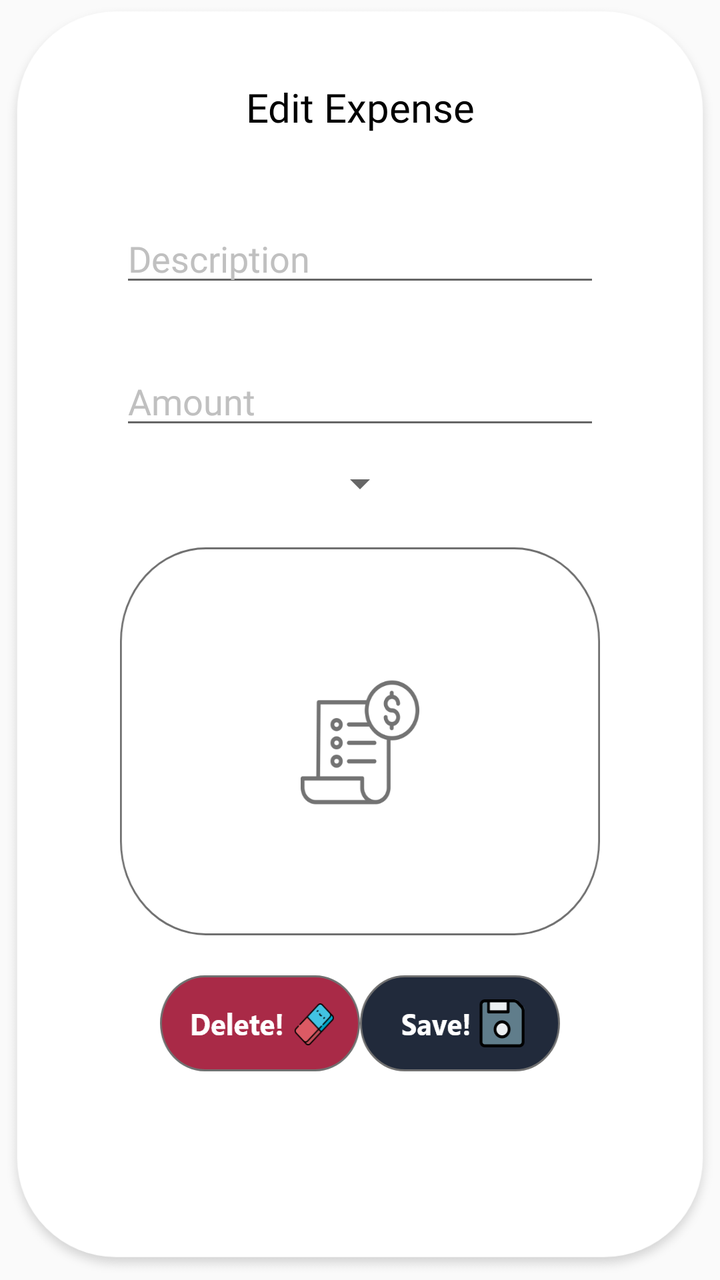
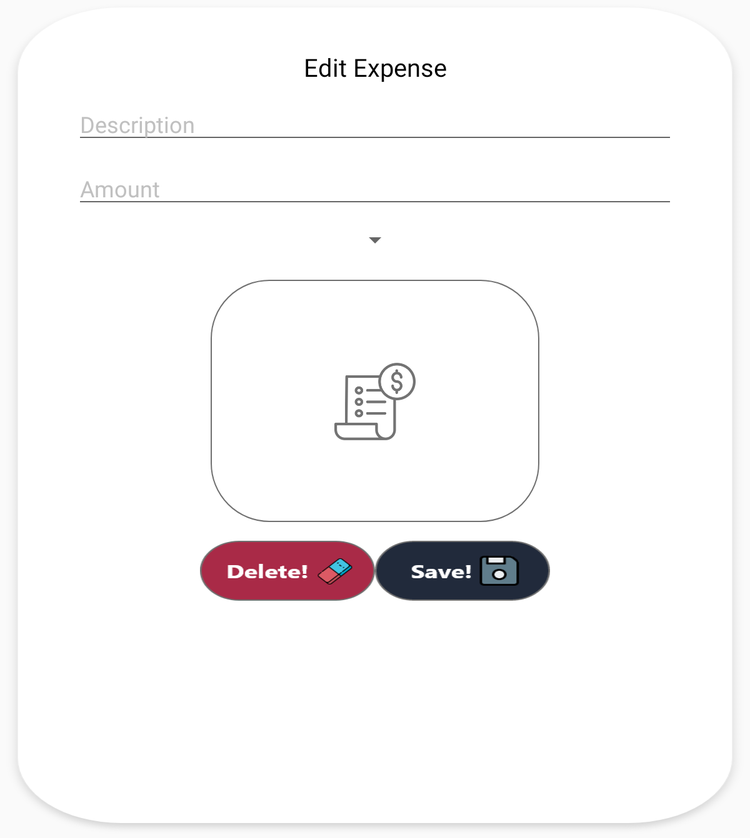

Two renders of one Android screen. The first uses the default layout on a phone; the second uses the alternative layout the repository ships for a different screen configuration, on a matching device. The two XML files are below.
<!-- AndroidManifest.xml: application theme AppTheme -->
<!-- res/layout/expense_edit_sheet.xml -->
<?xml version="1.0" encoding="utf-8"?>
<LinearLayout xmlns:android="http://schemas.android.com/apk/res/android"
    android:id="@+id/expense_edit_Sheet"
    android:layout_width="match_parent"
    android:layout_height="wrap_content"
    android:background="@drawable/expense_sheet"
    android:orientation="vertical">

    <TextView
        android:id="@+id/edit_expense"
        android:layout_width="match_parent"
        android:layout_height="match_parent"
        android:fontFamily="@font/segoe_ui_bold"
        android:paddingTop="40dp"
        android:gravity="center"
        android:text="@string/edit_expense"
        android:textColor="#000"
        android:textSize="20sp" />

    <EditText
        android:id="@+id/editDescription"
        android:layout_width="match_parent"
        android:layout_height="wrap_content"
        android:layout_marginTop="40dp"
        android:layout_marginRight="@dimen/marginsLR"
        android:layout_marginLeft="@dimen/marginsLR"
        android:hint="@string/description"
        android:textColorHint="#C0C0C0"
        android:ems="10"
        android:fontFamily="@font/segoe_ui"
        android:inputType="text"/>

    <EditText
        android:id="@+id/editAmount"
        android:layout_width="match_parent"
        android:layout_height="wrap_content"
        android:layout_marginTop="30dp"
        android:layout_marginRight="@dimen/marginsLR"
        android:layout_marginLeft="@dimen/marginsLR"
        android:hint="@string/amount"
        android:textColorHint="#C0C0C0"
        android:fontFamily="@font/segoe_ui"
        android:ems="10"
        android:inputType="numberDecimal"/>

    <Spinner
        android:id="@+id/categorySelect"
        style="@style/categorySpinner"
        android:layout_width="wrap_content"
        android:layout_height="wrap_content"
        android:layout_gravity="center"
        android:textAlignment="center"
        android:gravity="center"
        android:prompt="@string/select_category"
        android:entries="@array/list"
        android:layout_marginLeft="@dimen/marginsLR"
        android:layout_marginRight="@dimen/marginsLR"
        android:layout_margin="10dp" />

    <Button
        android:id="@+id/button"
        android:layout_width="match_parent"
        android:layout_height="wrap_content"
        android:layout_marginTop="10dp"
        android:layout_marginRight="@dimen/marginsLR"
        android:layout_marginLeft="@dimen/marginsLR"
        android:background="@drawable/receipt"
        />


    <LinearLayout
        android:layout_width="match_parent"
        android:layout_height="wrap_content"
        android:orientation="horizontal"
        android:layout_marginTop="20dp">


        <Button
            android:id="@+id/delete"
            android:layout_width="fill_parent"
            android:layout_height="wrap_content"
            android:layout_marginLeft="80dp"
            android:layout_weight="1"
            android:background="@drawable/delete" />

        <Button
            android:id="@+id/save"
            android:layout_width="fill_parent"
            android:layout_height="wrap_content"
            android:layout_marginRight="80dp"
            android:layout_weight="1"
            android:background="@drawable/save_edit"
            android:layout_marginEnd="80dp" />



    </LinearLayout>



</LinearLayout>
<!-- resources referenced by this layout -->
<resources>
  <dimen name="marginsLR">60dp</dimen>
  <!-- drawable delete: png bitmap (drawable-hdpi, 5588 bytes) -->
  <!-- drawable expense_sheet: png bitmap (drawable-hdpi, 21953 bytes) -->
  <!-- drawable receipt: png bitmap (drawable-hdpi, 13076 bytes) -->
  <!-- drawable save_edit: png bitmap (drawable-hdpi, 4517 bytes) -->
  <string name="amount">Amount</string>
  <string name="description">Description</string>
  <string name="edit_expense">Edit Expense</string>
  <string name="select_category">Select Category</string>
  <style name="AppTheme" parent="Theme.AppCompat.Light.NoActionBar">
          
          <item name="colorPrimary">@color/colorPrimary</item>
          <item name="colorPrimaryDark">@color/colorPrimaryDark</item>
          <item name="colorAccent">@color/colorAccent</item>
      </style>
  <color name="colorPrimary">#6200EE</color>
  <color name="colorPrimaryDark">#212A3B</color>
  <color name="colorAccent">#03DAC5</color>
</resources>
<!-- res/layout-sw600dp/expense_edit_sheet.xml (the repository's variant of the layout above) -->
<!-- drawn on a 7-inch tablet held upright -->
<?xml version="1.0" encoding="utf-8"?>
<LinearLayout xmlns:android="http://schemas.android.com/apk/res/android"
    android:id="@+id/expense_edit_Sheet"
    android:layout_width="match_parent"
    android:layout_height="wrap_content"
    android:background="@drawable/expense_sheet"
    android:orientation="vertical">

    <TextView
        android:id="@+id/edit_expense"
        android:layout_width="match_parent"
        android:layout_height="match_parent"
        android:fontFamily="@font/segoe_ui_bold"
        android:paddingTop="40dp"
        android:gravity="center"
        android:text="@string/edit_expense"
        android:textColor="#000"
        android:textSize="20sp" />

    <EditText
        android:id="@+id/editDescription"
        android:layout_width="match_parent"
        android:layout_height="wrap_content"
        android:layout_marginTop="10dp"
        android:layout_marginRight="@dimen/marginsLR"
        android:layout_marginLeft="@dimen/marginsLR"
        android:hint="@string/description"
        android:textColorHint="#C0C0C0"
        android:ems="10"
        android:fontFamily="@font/segoe_ui"
        android:inputType="text"/>

    <EditText
        android:id="@+id/editAmount"
        android:layout_width="match_parent"
        android:layout_height="wrap_content"
        android:layout_marginTop="10dp"
        android:layout_marginRight="@dimen/marginsLR"
        android:layout_marginLeft="@dimen/marginsLR"
        android:hint="@string/amount"
        android:textColorHint="#C0C0C0"
        android:fontFamily="@font/segoe_ui"
        android:ems="10"
        android:inputType="numberDecimal"/>

    <Spinner
        android:id="@+id/categorySelect"
        style="@style/categorySpinner"
        android:layout_width="wrap_content"
        android:layout_height="wrap_content"
        android:layout_gravity="center"
        android:textAlignment="center"
        android:gravity="center"
        android:prompt="@string/select_category"
        android:layout_marginLeft="@dimen/marginsLR"
        android:layout_marginRight="@dimen/marginsLR"
        android:layout_margin="10dp" />

    <ImageView
        android:id="@+id/receipt"
        android:layout_width="wrap_content"
        android:layout_height="wrap_content"
        android:clickable="true"
        android:focusable="true"
        android:layout_gravity="center"
        android:layout_marginTop="10dp"
        android:layout_marginRight="@dimen/marginsLR"
        android:layout_marginLeft="@dimen/marginsLR"
        android:background="@drawable/receipt"
        />



    <LinearLayout
        android:layout_width="match_parent"
        android:layout_height="wrap_content"
        android:orientation="horizontal"
        android:layout_marginLeft="80dp"
        android:layout_marginRight="80dp"
        android:layout_marginTop="15dp">


        <Button
            android:id="@+id/delete"
            android:layout_width="wrap_content"
            android:layout_height="wrap_content"
            android:layout_marginLeft="120dp"
            android:layout_weight="1"
            android:background="@drawable/delete"
            android:layout_marginStart="80dp" />

        <Button
            android:id="@+id/save"
            android:layout_width="wrap_content"
            android:layout_height="wrap_content"
            android:layout_marginRight="120dp"
            android:layout_weight="1"
            android:background="@drawable/save_edit"
            android:layout_marginEnd="80dp" />



    </LinearLayout>



</LinearLayout>
